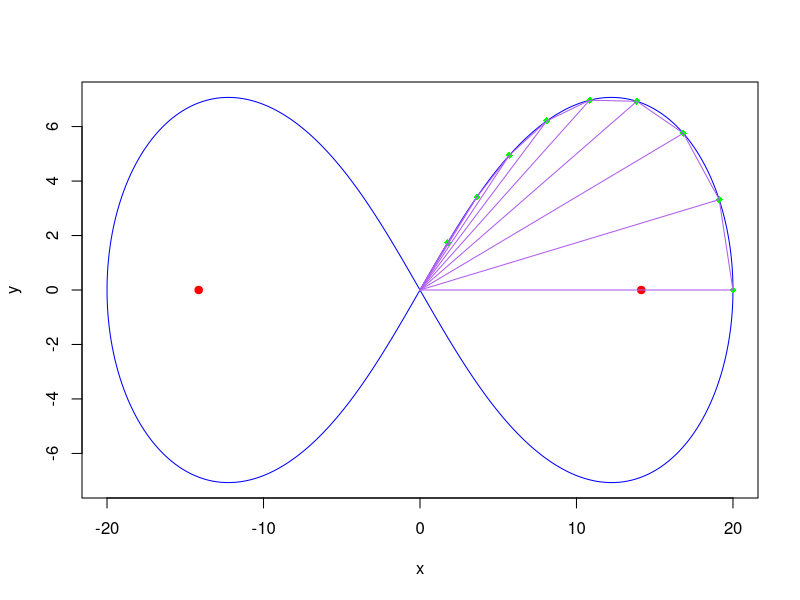

Here is the R script that generated this plot:
#Autores: 
        #Lucas Gómez Torres
        #Israel Peñalver Sánchez
        #Daniel Carmona Pedrajas
#PRÁCTICA 1: Calcular el área de la lemniscata mediante triangulación

#FUNCIONES

#Función que dibuja una lemniscata en función del ancho de su hoja
dibujarLemniscata <- function(ancho){
  t <- seq(0, 2*pi, length=500) #Parámetro t de la curva
  
  #Calculamos las coordenadas de los puntos de la lemniscata para dibujarlos después
  x <- ancho*(cos(t))/(1+sin(t)^2)  #Coordenadas x de la curva
  y <- x*sin(t) #Coordenadas y de la curva
  
  #Calculamos los focos para pintarlos después
  foco1 = ancho*c(-1/sqrt(2), 0) #Foco izquierdo
  foco2 = ancho*c(1/sqrt(2), 0) #Foco derecho
  
  #Dibujamos la lemniscata
  plot(x, y, type='l', col='blue')
  #Dibujamos sus focos
  points(foco1[1], foco1[2], type='b', pch=19, col='red')
  points(foco2[1], foco2[2], type='b', pch=19, col='red')
}#end dibujarLemniscata

#Función que dibuja un array de puntos
dibujarPuntos <- function(puntos){
  #Calculamos el número de puntos que tenemos
  numPuntos <- calcularNumPuntos(puntos)
  
  #Pintamos cada punto
  for(i in 1:numPuntos){
    points(puntos[i,1], puntos[i,2], type='o', pch=18, col='green')
  }
}#end dibujarPuntos

#Función que une los puntos discretizados
dibujarTriangulacion <- function(puntos){
  #Calculamos el número de puntos que tenemos
  numPuntos <- calcularNumPuntos(puntos)
  
  #Unimos todos los puntos con el (0,0)
  for(i in 1:numPuntos){
    segments(0, 0, puntos[i,1], puntos[i,2], col="#AE5CEE")
  }
  
  segments(puntos[numPuntos,1], puntos[numPuntos,2], 0, 0, col="#AE5CEE")
  
  #Unimos cada punto con sus adyacentes
  for(i in 1:(numPuntos-1)){
    segments(puntos[i,1], puntos[i,2], puntos[i+1,1], puntos[i+1,2], col="#AE5CEE")
  }
}

#Calcula el número de puntos dado array bidimensional con 2 columnas de coordenadas, una para la x y otra para la y
calcularNumPuntos <- function(puntos){
  #Tenemos un array bidimensional de n coordenadas x y n coordenadas y por lo que tenemos una longitud 2n
  numPuntos <- length(puntos)/2 #Como tenemos 2n coordenadas tenemos n puntos
}#end calcularNumPuntos

#Función que calcula n puntos discretizados de la lemniscata en el primer cuadrante (t in (0, pi/2))
calcularPuntosLemniscata <- function(n, ancho){
    t <- seq(0, pi/2, length=(n+1)) #Parámetro t de la curva. Ahora sólo del primer cuadrante
    #Pongo n+1 porque el último elemento de esta división es el pi/2 que me dará el punto (0,0), este punto se eliminará más adelante
    #Como ese punto se elimina y quiero n puntos en total, hago la división en n+1
    
    #Calculamos las coordenadas de los puntos de la lemniscata para dibujarlos después
    x <- ancho*(cos(t))/(1+sin(t)^2)  #Coordenadas x de la curva
    y <- x*sin(t) #Coordenadas y de la curva
    
    #Quitamos el (0,0)
    x <- x[-c(n+1)]
    y <- y[-c(n+1)]
    
    #Guardamos las coordenadas de los puntos en un array y se devuelven
    puntos = array(c(x, y), dim=c(length(x),2))
}#end calcularPuntosLemniscata

#Función para calcular vectores uniendo el (0,0) con los puntos discretizados
calcularVectores <- function(puntos){
  #Calculamos el número de puntos
  numPuntos = calcularNumPuntos(puntos)
  vectores = array(rep(0,numPuntos*2), dim=c(numPuntos,2))
  print(vectores)
}

#Función main que contiene todo el proceso de resolución
main <- function(){
  #Definimos un número de puntos para triangular
  numPuntos <- 9
  #Definimos un ancho
  ancho <- 20
  #Calculamos los puntos discretizados
  puntosDiscretizados <- calcularPuntosLemniscata(numPuntos, ancho)
  #GRÁFICOS
  #Dibujamos la lemniscata
  dibujarLemniscata(ancho)
  #Dibujamos los puntos
  dibujarPuntos(puntosDiscretizados)
  #Dibujamos la triangulación
  dibujarTriangulacion(puntosDiscretizados)
  calcularVectores(puntosDiscretizados)
}#end main

#Lanzamos el programa
main()


